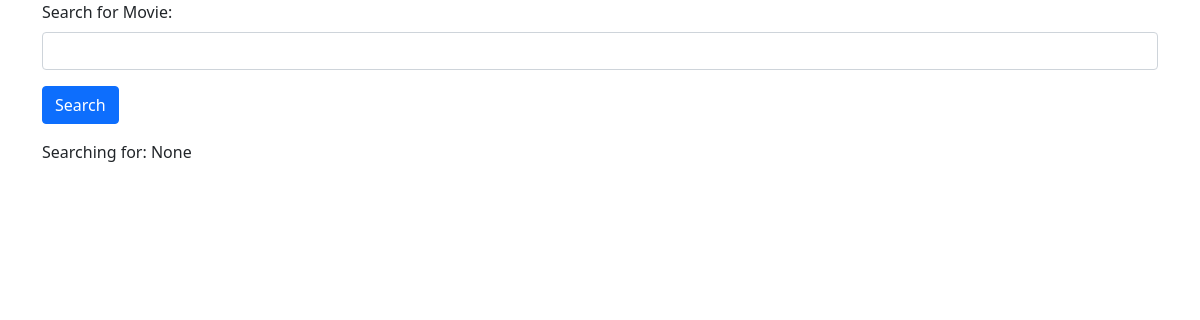
Before: / with the older database file.
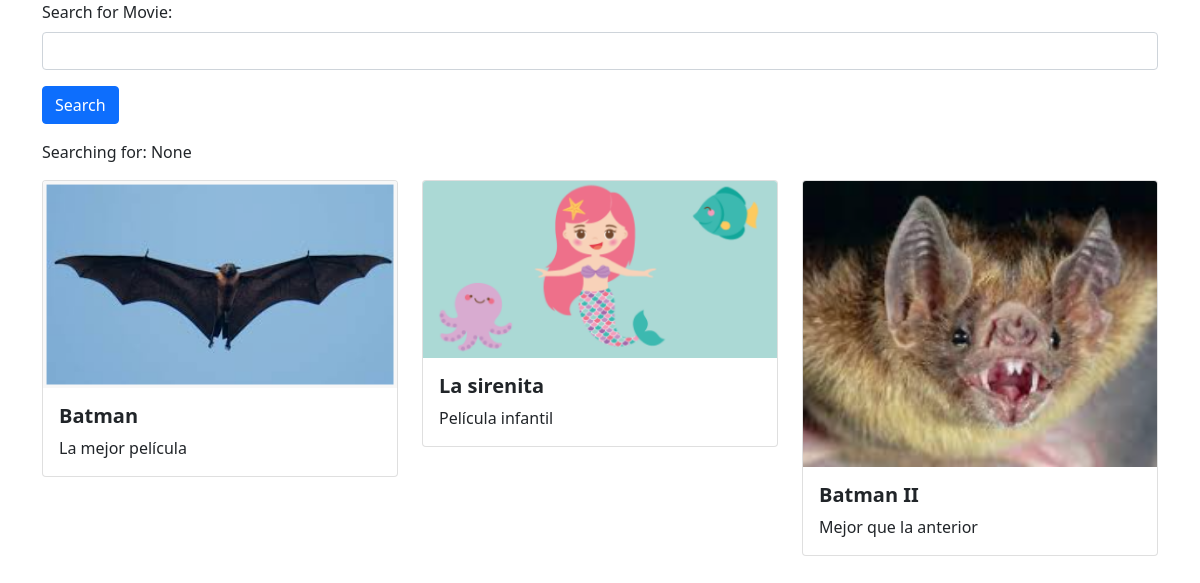
After: the same page with the newer database file.
### movie/models.py (models this page shows)
class Movie(models.Model):
    title = models.CharField(max_length=100)
    description = models.CharField(max_length=250)
    image = models.ImageField(upload_to='movie/images/')
    url = models.URLField(blank=True)

### movie/views.py (the view)
# urls.py: 2. Add a URL to urlpatterns:  path('', views.home, name='home')
def home(request):
    searchTerm = request.GET.get('searchMovie')
    if searchTerm:
        movies = Movie.objects.filter(title__icontains=searchTerm)
    else:
        movies = Movie.objects.all()
    return render(request, 'home.html', {'searchTerm':searchTerm, 'movies': movies})

### movie/templates/home.html (shortened to what this page needs)
<head>
    <link href="https://cdn.jsdelivr.net/npm/bootstrap@5.1.3/dist/css/bootstrap.min.css" rel="stylesheet">
</head>
<div class="container">
    <form action="">
        <div class="mb-3">
            <label for="searchMovie" class="form-label">
                Search for Movie:
            </label>
            <input type="text" class="form-control" name="searchMovie" />
        </div>
        <button type="submit" class="btn btn-primary">Search</button>
    </form>
    <p>Searching for: {{ searchTerm }}</p>
    <div class="row row-cols-1 row-cols-md-3 g-4">
        {% for movie in movies %}
        <div v-for="movie in movies" class="col">
            <div class="card">
                <img class="card-img-top" src="{{ movie.image.url }}" />
                <div class="card-body">
                    <h5 class="card-title fw-bold">{{ movie.title }}</h5>
                    <p class="card-text">{{ movie.description }}</p>
                </div>
            </div>
        </div>
        {% endfor %}
    </div>
    <br />
    <br />
</div>

Changed rows visible on the page:
added Movie: image (picture), title "Batman", description "La mejor película"
added Movie: image (picture), title "La sirenita", description "Película infantil"
added Movie: image (picture), title "Batman II", description "Mejor que la anterior"
